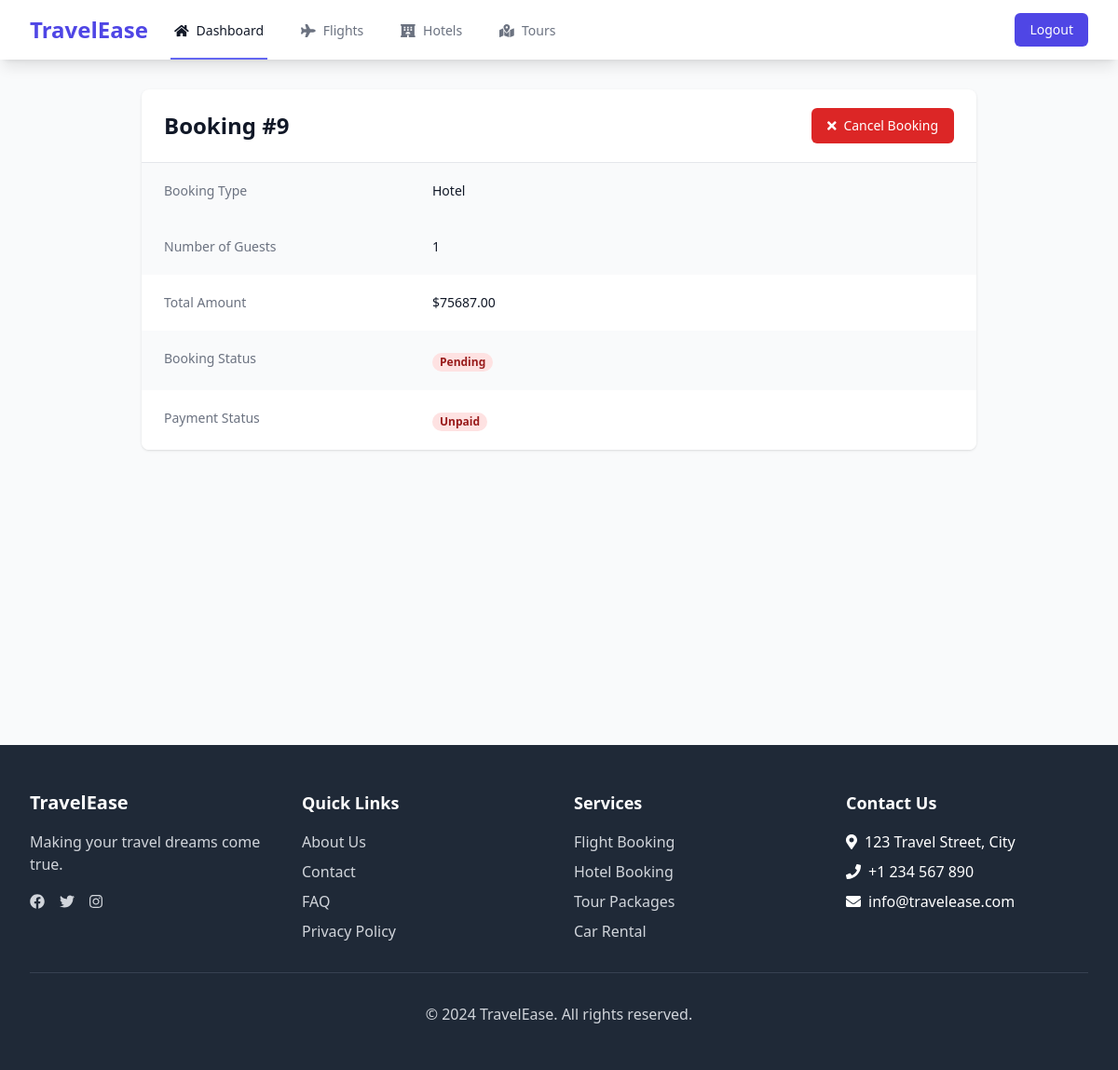
The app's page /bookings/9/ (signed in) with its own data.
### core/models.py (models this page shows, shortened)
class Booking(models.Model):
    PENDING = 'pending'
    CONFIRMED = 'confirmed'
    CANCELLED = 'cancelled'
    COMPLETED = 'completed'
    STATUS_CHOICES = [
        (PENDING, 'Pending'),
        (CONFIRMED, 'Confirmed'),
        (CANCELLED, 'Cancelled'),
        (COMPLETED, 'Completed'),
    ]
    UNPAID = 'unpaid'
    PAID = 'paid'
    REFUNDED = 'refunded'
    PAYMENT_STATUS_CHOICES = [
        (UNPAID, 'Unpaid'),
        (PAID, 'Paid'),
        (REFUNDED, 'Refunded'),
    ]
    FLIGHT = 'flight'
    HOTEL = 'hotel'
    TOUR = 'tour'
    BOOKING_TYPE_CHOICES = [
        (FLIGHT, 'Flight'),
        (HOTEL, 'Hotel'),
        (TOUR, 'Tour'),
    ]
    user = models.ForeignKey(User, on_delete=models.CASCADE)
    booking_type = models.CharField(max_length=10, choices=BOOKING_TYPE_CHOICES)
    flight = models.ForeignKey(Flight, on_delete=models.SET_NULL, null=True, blank=True)
    hotel = models.ForeignKey(Hotel, on_delete=models.SET_NULL, null=True, blank=True)
    tour = models.ForeignKey(Tour, on_delete=models.SET_NULL, null=True, blank=True)
    status = models.CharField(max_length=10, choices=STATUS_CHOICES, default=PENDING)
    payment_status = models.CharField(max_length=10, choices=PAYMENT_STATUS_CHOICES, default=UNPAID)
    total_amount = models.DecimalField(max_digits=10, decimal_places=2)
    booking_date = models.DateTimeField(auto_now_add=True)
    check_in_date = models.DateField(null=True, blank=True)
    check_out_date = models.DateField(null=True, blank=True)
    number_of_guests = models.IntegerField(default=1)
    special_requests = models.TextField(blank=True)
    payment_method = models.CharField(max_length=50, blank=True)
    transaction_id = models.CharField(max_length=100, blank=True)
    class Meta:
        ordering = ['-booking_date']

### core/views.py (the view)
# urls.py: path('bookings/<int:booking_id>/', views.booking_detail, name='booking_detail'),
@login_required
def booking_detail(request, booking_id):
    booking = get_object_or_404(Booking, id=booking_id)
    if not request.user.is_admin and booking.user != request.user:
        messages.error(request, 'You do not have permission to view this booking.')
        return redirect('booking_list')
    return render(request, 'booking/booking_detail.html', {'booking': booking})

### templates/booking/booking_detail.html (shortened to what this page needs)
{% extends 'base.html' %}
{% load static %}
{% block content %}
<div class="container mx-auto px-4 py-8">
    <div class="max-w-4xl mx-auto">
        <div class="bg-white shadow overflow-hidden sm:rounded-lg">
            <div class="px-4 py-5 sm:px-6 flex justify-between items-center">
                <h2 class="text-2xl font-bold text-gray-900">
                    Booking #{{ booking.id }}
                </h2>
                <div class="flex space-x-2">
                    {% if booking.status != 'CANCELLED' and booking.payment_status != 'PAID' %}
                        <form method="POST" action="{% url 'cancel_booking' booking.id %}" class="inline">
                            <button type="submit" onclick="return confirm('Are you sure you want to cancel this booking?')" class="inline-flex items-center px-4 py-2 border border-transparent text-sm font-medium rounded-md text-white bg-red-600 hover:bg-red-700">
                                <i class="fas fa-times mr-2"></i>
                                Cancel Booking
                            </button>
                        </form>
                    {% endif %}
                </div>
            </div>
            <div class="border-t border-gray-200">
                <dl>
                    <div class="bg-gray-50 px-4 py-5 sm:grid sm:grid-cols-3 sm:gap-4 sm:px-6">
                        <dt class="text-sm font-medium text-gray-500">Booking Type</dt>
                        <dd class="mt-1 text-sm text-gray-900 sm:mt-0 sm:col-span-2">{{ booking.get_booking_type_display }}</dd>
                    </div>
                    <div class="bg-gray-50 px-4 py-5 sm:grid sm:grid-cols-3 sm:gap-4 sm:px-6">
                        <dt class="text-sm font-medium text-gray-500">Number of Guests</dt>
                        <dd class="mt-1 text-sm text-gray-900 sm:mt-0 sm:col-span-2">{{ booking.number_of_guests }}</dd>
                    </div>
                    <div class="bg-white px-4 py-5 sm:grid sm:grid-cols-3 sm:gap-4 sm:px-6">
                        <dt class="text-sm font-medium text-gray-500">Total Amount</dt>
                        <dd class="mt-1 text-sm text-gray-900 sm:mt-0 sm:col-span-2">${{ booking.total_amount }}</dd>
                    </div>
                    <div class="bg-gray-50 px-4 py-5 sm:grid sm:grid-cols-3 sm:gap-4 sm:px-6">
                        <dt class="text-sm font-medium text-gray-500">Booking Status</dt>
                        <dd class="mt-1 sm:mt-0 sm:col-span-2">
                            <span class="px-2 inline-flex text-xs leading-5 font-semibold rounded-full
                                {% if booking.status == 'CONFIRMED' %}bg-green-100 text-green-800
                                {% elif booking.status == 'PENDING' %}bg-yellow-100 text-yellow-800
                                {% else %}bg-red-100 text-red-800{% endif %}">
                                {{ booking.get_status_display }}
                            </span>
                        </dd>
                    </div>
                    <div class="bg-white px-4 py-5 sm:grid sm:grid-cols-3 sm:gap-4 sm:px-6">
                        <dt class="text-sm font-medium text-gray-500">Payment Status</dt>
                        <dd class="mt-1 sm:mt-0 sm:col-span-2">
                            <span class="px-2 inline-flex text-xs leading-5 font-semibold rounded-full
                                {% if booking.payment_status == 'PAID' %}bg-green-100 text-green-800
                                {% elif booking.payment_status == 'UNPAID' %}bg-yellow-100 text-yellow-800
                                {% else %}bg-red-100 text-red-800{% endif %}">
                                {{ booking.get_payment_status_display }}
                            </span>
                        </dd>
                    </div>
                </dl>
            </div>
        </div>
    </div>
</div>
{% endblock %}

### records on screen
Booking: id "9", booking_type "Hotel", number_of_guests "1", total_amount "75687.00", status "Pending", payment_status "Unpaid"
